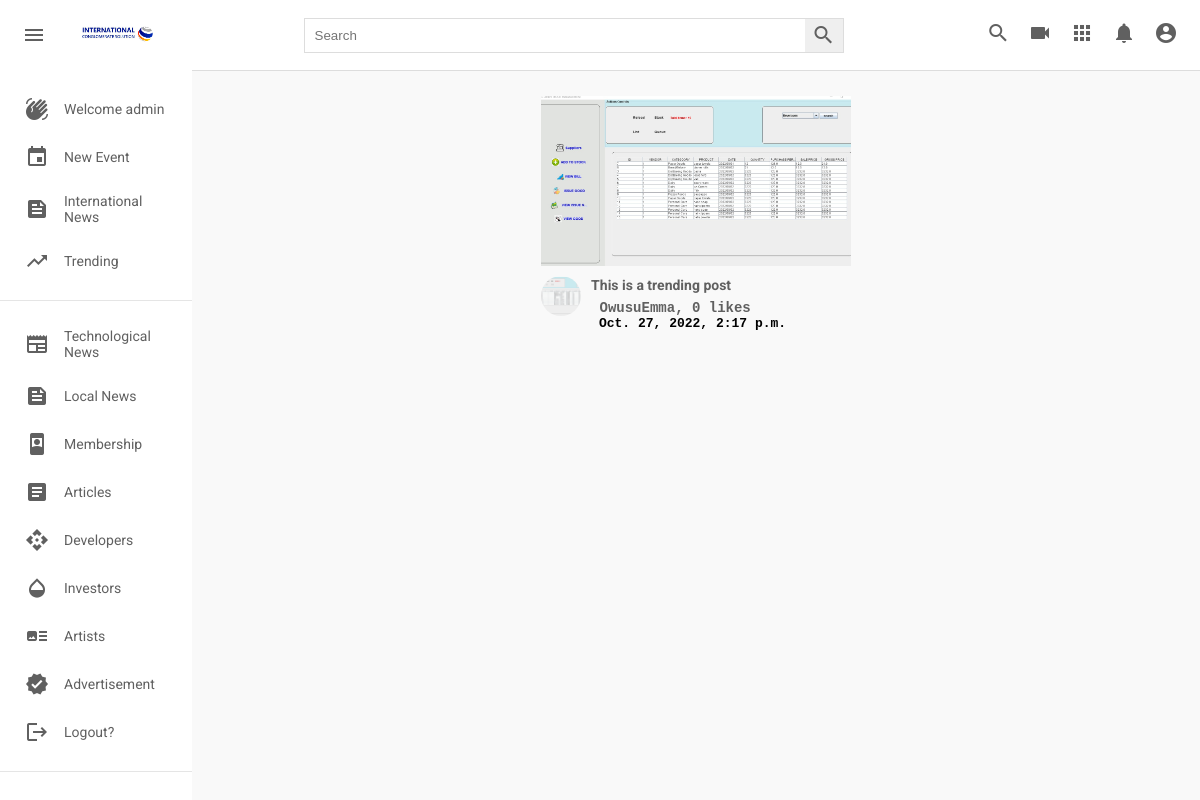
The page /trending/ (signed in) on the database its author committed.
### post/models.py (models this page shows, shortened)
class TreandingPost(models.Model):
    title = models.CharField(max_length=500, verbose_name="title", blank=True)
    picture = models.ImageField(upload_to=user_directory_path, verbose_name="Picture", null=True)
    caption = models.CharField(max_length=500000, verbose_name="Caption")
    posted = models.DateTimeField(auto_now_add=True)
    tag = models.ManyToManyField(Tag, related_name="trendingPostTag")
    user = models.ForeignKey(User, on_delete=models.CASCADE)
    likes = models.IntegerField(default=0)

### post/views.py (the view)
# urls.py: path('trending/', views.trending, name="trending"),
def trending(request):
    trendingposts = TreandingPost.objects.all().order_by('-posted')
    context = {
        'trending_items' :  trendingposts
    }
    return render(request, "trending.html", context)

### templates/trending.html (shortened to what this page needs)
{% extends 'base.html' %}
{% load static %}
   {% block content %}
      <div class="videos">
        <div class="videos__container">
          {% for trend in trending_items %}
          <div class="video">
            <div class="video__thumbnail">
              <a href="{% url 'trending_detailed_page' trend.id %}"><img src="{{ trend.picture.url }}" alt="" /></a>
            </div>
            <div class="video__details">
              <div class="author">
                <img
                  src="{{ trend.picture.url }}"
                  alt=""
                />
              </div>
              <div class="title">
                <h3> <a href="{% url 'trending_detailed_page' trend.id %}"> {{trend.title}}</a></h3>
                 <pre><b><a href="{% url 'trending_detailed_page' trend.id %}"> {{trend.user.username}}, {{trend.likes}} likes </a></b></pre>
                <pre> <b>{{trend.posted}}</b></pre>
              </div>
            </div>
          </div>
          {% endfor %}
        </div>
      </div>
    </div>
   {% endblock content %}

### templates/base.html (shortened to what this page needs)
{% load static %}
<html lang="en">
  <head>
    <link rel="stylesheet" href={% static 'styles.css'%} />
  </head>
  <body>
    {% if user.is_authenticated %}
    <div class="header">
      <div class="header__left">
        <i id="menu" class="material-icons">menu</i>
        <img
          src={% static 'images/mainlogo.jpg'%}
          alt=""
        />
      </div>
      <div class="header__search">
        <form action="">
          <input type="text" placeholder="Search" />
          <button><i class="material-icons">search</i></button>
        </form>
      </div>
      <div class="header__icons">
        <i class="material-icons display-this">search</i>
        <i class="material-icons">videocam</i>
        <i class="material-icons">apps</i>
        <i class="material-icons">notifications</i>
        <a href="{% url 'profile' request.user.username %}"
        class="nav-item nav-link {% if request.user.username in request.path %}active{% endif %}">
        <i class="material-icons display-this">account_circle</i>
        </a>
      </div>
    </div>
    <div class="mainBody">
      <div class="sidebar">
        <div class="sidebar__categories">
          <div class="sidebar__category">
            <i class="material-icons">waving_hand</i>
            <span>Welcome {{ user.username }}</span>
          </div>
          <div class="sidebar__category">
            <i class="material-icons">event</i>
            <span><a style="text-decoration:none; color: rgb(96, 96, 96);" href="{% url 'newevent' %}">New Event</a></span>
          </div>
          <div class="sidebar__category">
            <i class="material-icons">feed</i>
            <span><a style="text-decoration:none; color: rgb(96, 96, 96);" href="{% url 'internationalnews' %}">International News</a></span>
          </div>
          <div class="sidebar__category">
            <i class="material-icons">trending_up</i>
            <span><a style="text-decoration:none; color: rgb(96, 96, 96);" href="{% url 'trending' %}">Trending</a></span>
          </div>
        </div>
        <hr />
        <div class="sidebar__categories">
          <div class="sidebar__category">
            <i class="material-icons">newspaper</i>
            <span>Technological News</span>
          </div>
          <div class="sidebar__category">
            <i class="material-icons">feed</i>
            <span>Local News</span>
          </div>
          <div class="sidebar__category">
            <i class="material-icons">remember_me</i>
            <span>Membership</span>
          </div>
          <div class="sidebar__category">
            <i class="material-icons">article</i>
            <span>Articles</span>
          </div>
          <div class="sidebar__category">
            <i class="material-icons">api</i>
            <span>Developers</span>
          </div>
          <div class="sidebar__category">
            <i class="material-icons">opacity</i>
            <span>Investors</span>
          </div>
          <div class="sidebar__category">
            <i class="material-icons">art_track</i>
            <span> Artists</span>
          </div>
          <div class="sidebar__category">
            <i class="material-icons">verified</i>
            <span>Advertisement</span>
          </div>
          <div class="sidebar__category">
            <i class="material-icons">logout</i>
            <span><a style="text-decoration:none; color: rgb(96, 96, 96);" href="{% url 'logout' %}">Logout?</a></span>
          </div>
        </div>
        <hr />
      </div>
      {% else %}
        <div class="alert alert-success" role="alert">
            <h3>Welcome!</h3>
            <a href="{% url 'register' %}">Signup</a>
            <a href="{% url 'login' %}">Login</a>
        </div>
      {% endif %}
    {% block content %}
    {% endblock content %}
  </body>
</html>

### static/styles.css (style rules this page uses)
* { margin: 0; padding: 0; box-sizing: border-box; }
body { font-family: 'Roboto', sans-serif; }
.material-icons { color: rgb(96, 96, 96); }
.header { display: flex; justify-content: space-between; align-items: center; height: 70px; padding: 15px; }
.header__left { display: flex; align-items: center; }
.header__left img { width: 100px; margin-left: 15px; }
.header i { padding: 0 7px; cursor: pointer; }
.header__search form { border: 1px solid #ddd; height: 35px; margin: 0; padding: 0; display: flex; }
.header__search input { width: 500px; padding: 10px; margin: 0; border-radius: 0; border: none; height: 100%; }
.header__search button { padding: 0; margin: 0; height: 100%; border: none; border-radius: 0; }
.mainBody { height: calc(100vh - 70px); display: flex; overflow: hidden; }
.sidebar { height: 100%; width: 230px; background-color: white; overflow-y: scroll; }
.sidebar__categories { width: 100%; display: flex; flex-direction: column; margin-bottom: 15px; margin-top: 15px; }
.sidebar__category { display: flex; align-items: center; padding: 12px 25px; }
.sidebar__category span { margin-left: 15px; }
hr { height: 1px; background-color: #e5e5e5; border: none; }
.videos { background-color: #f9f9f9; width: 100%; height: 100%; padding: 15px 15px; border-top: 1px solid #ddd; overflow-y: scroll; }
.videos__container { display: flex; flex-direction: row; justify-content: space-around; flex-wrap: wrap; }
.video { width: 310px; margin-bottom: 30px; }
.video__thumbnail { width: 100%; height: 170px; }
.video__thumbnail img { object-fit: cover; height: 100%; width: 100%; }
.author img { object-fit: cover; border-radius: 50%; height: 40px; width: 40px; margin-right: 10px; }
.video__details { display: flex; margin-top: 10px; }
.title { display: flex; flex-direction: column; }
.title h3 { color: rgb(3, 3, 3); line-height: 18px; font-size: 14px; margin-bottom: 6px; }
.title a, span { text-decoration: none; color: rgb(96, 96, 96); font-size: 14px; }
.detailPage_title a, span { text-decoration: none; color: rgb(96, 96, 96); font-size: 14px; }

### rows shown on the page
TreandingPost: picture (picture), title "This is a trending post", user.username "OwusuEmma", likes "0", posted "Oct. 27, 2022, 2:17 p.m."

### other values the page prints
{{ user.username }} "admin"
